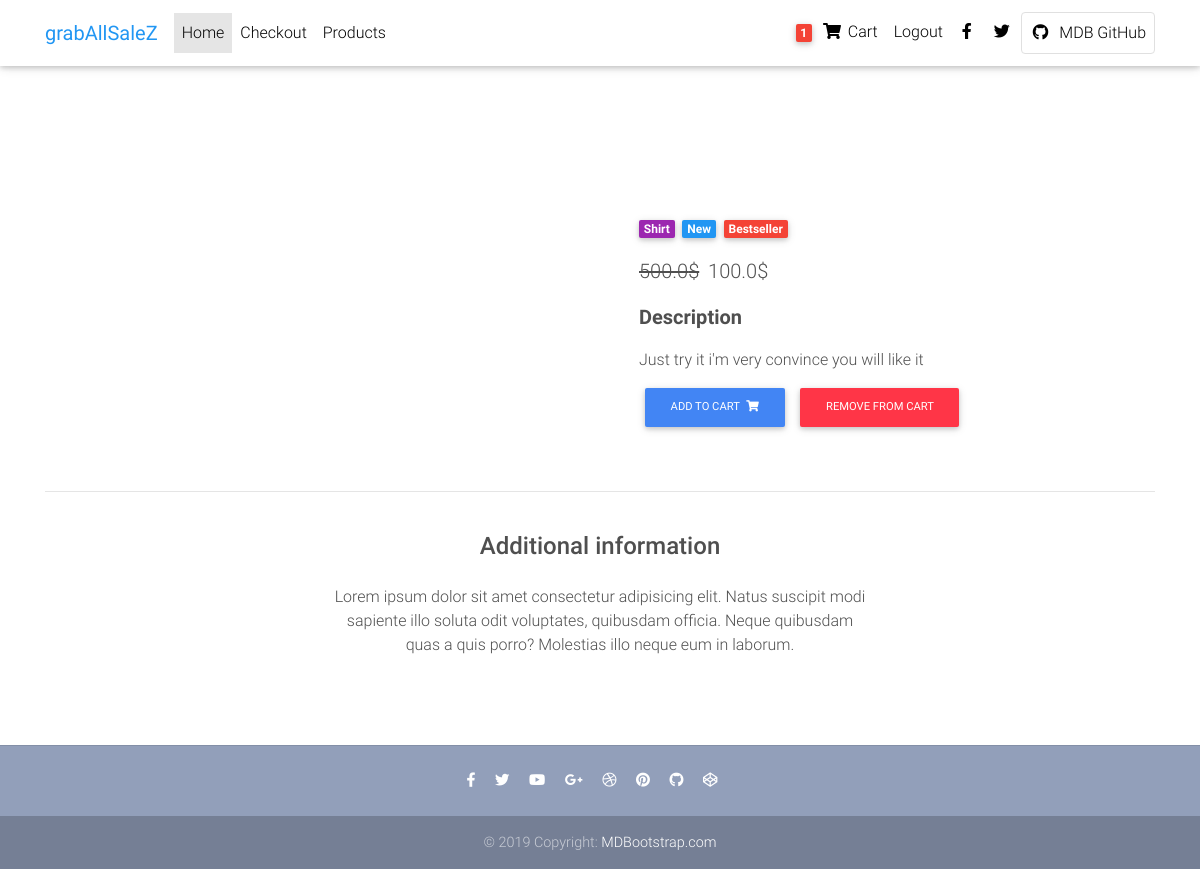
The page /product/test-product-1/ (signed in) on the database its author committed.
### core/models.py (models this page shows, shortened)
class Order(models.Model):
    user = models.ForeignKey(settings.AUTH_USER_MODEL, on_delete=models.CASCADE)
    ref_code = models.CharField(max_length=20, blank=True, null=True)
    items = models.ManyToManyField(OrderItem)
    start_date = models.DateTimeField(auto_now_add=True)
    ordered_date = models.DateTimeField()
    ordered = models.BooleanField(default=False)
    shipping_address = models.ForeignKey('Address', related_name='shipping_address', on_delete=models.SET_NULL, blank=True, null=True)
    billing_address = models.ForeignKey('Address', related_name='billing_address', on_delete=models.SET_NULL, blank=True, null=True)
    payment = models.ForeignKey('Payment', on_delete=models.SET_NULL, blank=True, null=True)
    coupon = models.ForeignKey('Coupon', on_delete=models.SET_NULL, blank=True, null=True)
    being_delivered = models.BooleanField(default=False)
    received = models.BooleanField(default=False)
    refund_requested = models.BooleanField(default=False)
    refund_granted = models.BooleanField(default=False)
    '''
    1. item added to cart.
    2. adding a billing address
    (failed checkout)
    3. payment
    (preprocessing, processing and packaging)
    4. being delivered
    5. received
    6. refunds
    '''

class Item(models.Model):
    title = models.CharField(max_length=100)
    price = models.FloatField()
    discount_price = models.FloatField(blank=True, null=True)
    description = models.TextField()
    category = models.CharField(choices=CATEGORY_CHOICES, max_length=2)
    label = models.CharField(choices=LABEL_CHOICES, max_length=1)
    slug = models.SlugField()
    image = models.ImageField()
    def get_add_to_cart_url(self):
        return reverse("core:add-to-cart", kwargs={'slug':self.slug})
    def get_remove_from_cart_url(self):
        return reverse("core:remove-from-cart", kwargs={'slug':self.slug})

### core/views.py (the view)
# urls.py: path('product/<slug>/', ItemDetailView.as_view(), name = 'product'),
class ItemDetailView(DetailView):
    model = Item
    template_name = 'product.html'

### core/templatetags/cart_template_tags.py (called while the page is built)
@register.filter
def cart_item_count(user):
     if user.is_authenticated:
         qs=Order.objects.filter(user=user, ordered=False)
         if qs.exists():
             return qs[0].items.count()
     return 0

### templates/product.html (shortened to what this page needs)
{% extends 'base.html' %}
{% block content %}
  <main class="mt-5 pt-4">
    <div class="container dark-grey-text mt-5">
      <div class="row wow fadeIn">
        <div class="col-md-6 mb-4">
        </div>
        <div class="col-md-6 mb-4">
          <div class="p-4">
            <div class="mb-3">
              <a href="">
                <span class="badge purple mr-1">{{ object.get_category_display }}</span>
              </a>
              <a href="">
                <span class="badge blue mr-1">New</span>
              </a>
              <a href="">
                <span class="badge red mr-1">Bestseller</span>
              </a>
            </div>
            <p class="lead">
                {% if object.discount_price %}
              <span class="mr-1">
                <del>{{ object.price }}$</del>
              </span>
                  <span>{{ object.discount_price }}$</span>
                {% else %}
              <span>{{ object.price }}$</span>
                {% endif %}
            </p>
            <p class="lead font-weight-bold">Description</p>
            <p>{{ object.description }}</p>
            <a href="{{ object.get_add_to_cart_url }}" class="btn btn-primary btn-md my-0 p">Add to cart
              <i class="fas fa-shopping-cart ml-1"></i>
            </a>
            <a href="{{ object.get_remove_from_cart_url }}" class="btn btn-danger btn-md my-0 p">remove from cart
            </a>
          </div>
        </div>
      </div>
      <hr>
      <div class="row d-flex justify-content-center wow fadeIn">
        <div class="col-md-6 text-center">
          <h4 class="my-4 h4">Additional information</h4>
          <p>Lorem ipsum dolor sit amet consectetur adipisicing elit. Natus suscipit modi sapiente illo soluta odit
            voluptates,
            quibusdam officia. Neque quibusdam quas a quis porro? Molestias illo neque eum in laborum.</p>
        </div>
      </div>
      <div class="row wow fadeIn">
        <div class="col-lg-4 col-md-12 mb-4">
        </div>
        <div class="col-lg-4 col-md-6 mb-4">
        </div>
        <div class="col-lg-4 col-md-6 mb-4">
        </div>
      </div>
    </div>
  </main>
{% endblock %}

### templates/navbar.html (shortened to what this page needs)
{% load cart_template_tags %}
<nav class="navbar fixed-top navbar-expand-lg navbar-light white scrolling-navbar">
  <div class="container">
    <a class="navbar-brand waves-effect" href="{% url 'core:home' %}" target="_blank">
      <strong class="blue-text">grabAllSaleZ</strong>
    </a>
    <div class="collapse navbar-collapse" id="navbarSupportedContent">
      <ul class="navbar-nav mr-auto">
        <li class="nav-item active">
          <a class="nav-link waves-effect" href="#">Home
          </a>
        </li>
        <li class="nav-item">
          <a class="nav-link waves-effect" href="{% url 'core:checkout' %}" target="_blank">Checkout</a>
        </li>
        <li class="nav-item">
          <a class="nav-link waves-effect" href="#"
            target="_blank">Products</a>
        </li>
      </ul>
      <ul class="navbar-nav nav-flex-icons">
        {% if request.user.is_authenticated %}
        <li class="nav-item">
          <a href="{% url 'core:order-summary' %}" class="nav-link waves-effect">
            <span class="badge red z-depth-1 mr-1"> {{ request.user|cart_item_count }} </span>
            <i class="fas fa-shopping-cart"></i>
            <span class="clearfix d-none d-sm-inline-block"> Cart </span>
          </a>
        </li>
        <li class="nav-item">
          <a class="nav-link waves-effect" href="{% url 'account_logout' %}" >
            <span class="clearfix d-none d-sm-inline-block"> Logout </span>
          </a>
        </li>
        {% endif %}
        <li class="nav-item">
          <a href="https://www.facebook.com/mdbootstrap" class="nav-link waves-effect" target="_blank">
            <i class="fab fa-facebook-f"></i>
          </a>
        </li>
        <li class="nav-item">
          <a href="https://twitter.com/MDBootstrap" class="nav-link waves-effect" target="_blank">
            <i class="fab fa-twitter"></i>
          </a>
        </li>
        <li class="nav-item">
          <a href="https://github.com/mdbootstrap/bootstrap-material-design" class="nav-link border border-light rounded waves-effect"
            target="_blank">
            <i class="fab fa-github mr-2"></i>MDB GitHub
          </a>
        </li>
      </ul>
    </div>
  </div>
</nav>

### templates/base.html (style rules this page uses)
html, body, header, .carousel { height: 60vh; }

### rows shown on the page
Item: category "Shirt", price "500.0", discount_price "100.0", description "Just try it i'm very convince you will like it"

### other values the page prints
{{ request.user|cart_item_count }} "1"
